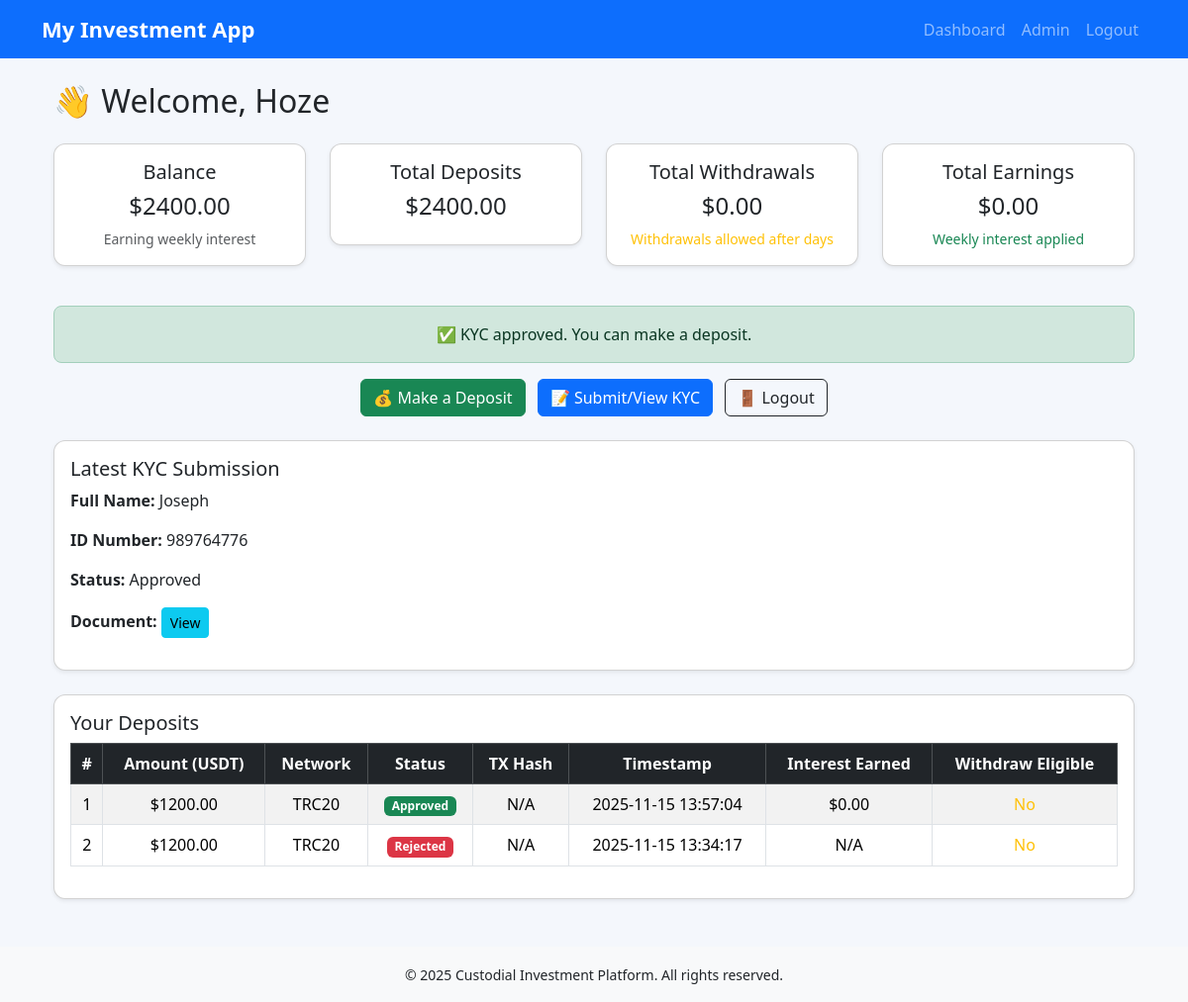
The page /dashboard (signed in) on the database its author committed.
### src/app/models.py (models this page shows, shortened)
class User(db.Model, UserMixin):
    __tablename__ = 'user'
    id = db.Column(db.Integer, primary_key=True)
    username = db.Column(db.String(100), unique=True, nullable=False)
    email = db.Column(db.String(120), unique=True, nullable=False)
    password = db.Column(db.String(200), nullable=False)
    balance = db.Column(db.Float, default=0.0)
    total_deposits = db.Column(db.Float, default=0.0)
    total_withdrawals = db.Column(db.Float, default=0.0)
    total_earnings = db.Column(db.Float, default=0.0)
    kyc_status = db.Column(db.String(20), default='pending')
    is_admin = db.Column(db.Boolean, default=False)
    kycs = db.relationship('KYCLog', backref='user', lazy=True)
    deposits = db.relationship('Deposit', backref='user', lazy=True)

class KYCLog(db.Model):
    __tablename__ = 'kyc_log'
    id = db.Column(db.Integer, primary_key=True)
    user_id = db.Column(db.Integer, db.ForeignKey('user.id'), nullable=False)
    full_name = db.Column(db.String(200), nullable=False)
    id_number = db.Column(db.String(100), nullable=False)
    document_path = db.Column(db.String(300))
    status = db.Column(db.String(20), default='pending')  # pending, approved, rejected
    timestamp = db.Column(db.DateTime, default=datetime.utcnow)

class Deposit(db.Model):
    __tablename__ = 'deposit'
    id = db.Column(db.Integer, primary_key=True)
    user_id = db.Column(db.Integer, db.ForeignKey('user.id'), nullable=False)
    amount = db.Column(db.Float, nullable=False)
    network = db.Column(db.String(50), default='TRC20')
    tx_hash = db.Column(db.String(200), nullable=True)
    status = db.Column(db.String(20), default='pending')
    timestamp = db.Column(db.DateTime, default=datetime.utcnow)

### src/app/routes.py (the view)
@main.route('/dashboard')
@login_required
def dashboard():
    latest_kyc = KYCLog.query.filter_by(user_id=current_user.id) \
                             .order_by(KYCLog.id.desc()).first()
    deposits = Deposit.query.filter_by(user_id=current_user.id) \
                            .order_by(Deposit.timestamp.desc()).all()
    now = datetime.utcnow()
    deposit_info = []
    total_earnings = 0
    for dep in deposits:
        if dep.status == "approved":
            weeks_elapsed = (now - dep.timestamp).days / 7
            interest = dep.amount * ((1 + WEEKLY_INTEREST_RATE) ** weeks_elapsed - 1) if weeks_elapsed > 0 else 0
            total_earnings += interest
            eligible_withdrawal = (now - dep.timestamp).days >= MIN_INVEST_DAYS
        else:
            interest = 0
            eligible_withdrawal = False
        deposit_info.append({
            "deposit": dep,
            "interest": interest,
            "eligible_withdrawal": eligible_withdrawal
        })
    current_user.total_earnings = total_earnings
    db.session.commit()
    return render_template("dashboard.html",
                           user=current_user,
                           latest_kyc=latest_kyc,
                           deposit_info=deposit_info)

### src/app/models.py (called while the page is built)
@login_manager.user_loader
def load_user(user_id):
    return User.query.get(int(user_id))

### src/app/templates/dashboard.html (shortened to what this page needs)
{% extends "layout.html" %}
{% block content %}
<div class="container mt-4">
  <h2 class="mb-4">👋 Welcome, {{ user.username }}</h2>
  <div class="row text-center mb-4">
    <div class="col-md-3 mb-3">
      <div class="card shadow-sm p-3">
        <h5>Balance</h5>
        <p class="h4">${{ "%.2f"|format(user.balance) }}</p>
        <small class="text-muted">Earning weekly interest</small>
      </div>
    </div>
    <div class="col-md-3 mb-3">
      <div class="card shadow-sm p-3">
        <h5>Total Deposits</h5>
        <p class="h4">${{ "%.2f"|format(user.total_deposits) }}</p>
      </div>
    </div>
    <div class="col-md-3 mb-3">
      <div class="card shadow-sm p-3">
        <h5>Total Withdrawals</h5>
        <p class="h4">${{ "%.2f"|format(user.total_withdrawals) }}</p>
        {% if deposit_info %}
          {% set eligible = deposit_info|selectattr("eligible_withdrawal")|list %}
          {% if eligible %}
            <small class="text-success">Eligible for withdrawal</small>
          {% else %}
            <small class="text-warning">Withdrawals allowed after {{ MIN_INVEST_DAYS }} days</small>
          {% endif %}
        {% endif %}
      </div>
    </div>
    <div class="col-md-3 mb-3">
      <div class="card shadow-sm p-3">
        <h5>Total Earnings</h5>
        <p class="h4">${{ "%.2f"|format(user.total_earnings) }}</p>
        <small class="text-success">Weekly interest applied</small>
      </div>
    </div>
  </div>
  <div class="mb-4 text-center">
    {% if latest_kyc %}
      {% if latest_kyc.status == 'approved' %}
        <div class="alert alert-success">✅ KYC approved. You can make a deposit.</div>
        <a class="btn btn-success me-2" href="{{ url_for('main.deposit') }}">💰 Make a Deposit</a>
      {% elif latest_kyc.status == 'pending' %}
        <div class="alert alert-warning">⏳ KYC pending approval. Deposits are disabled.</div>
        <button class="btn btn-secondary me-2" disabled>💰 Make a Deposit</button>
      {% else %}
        <div class="alert alert-danger">❌ KYC rejected. Please resubmit.</div>
        <button class="btn btn-secondary me-2" disabled>💰 Make a Deposit</button>
      {% endif %}
    {% else %}
      <div class="alert alert-danger">⚠️ You have not submitted KYC yet.</div>
      <button class="btn btn-secondary me-2" disabled>💰 Make a Deposit</button>
    {% endif %}
    <a class="btn btn-primary me-2" href="{{ url_for('main.kyc') }}">📝 Submit/View KYC</a>
    <a class="btn btn-outline-dark" href="{{ url_for('main.logout') }}">🚪 Logout</a>
  </div>
  {% if latest_kyc %}
  <div class="card mb-4 shadow-sm p-3">
    <h5>Latest KYC Submission</h5>
    <p><strong>Full Name:</strong> {{ latest_kyc.full_name }}</p>
    <p><strong>ID Number:</strong> {{ latest_kyc.id_number }}</p>
    <p><strong>Status:</strong> {{ latest_kyc.status|capitalize }}</p>
    <p><strong>Document:</strong>
      <a href="{{ url_for('static', filename='uploads/' ~ latest_kyc.document_path.split('/')[-1]) }}" target="_blank" class="btn btn-sm btn-info">View</a>
    </p>
  </div>
  {% endif %}
  {% if deposit_info %}
  <div class="card shadow-sm p-3 mb-4">
    <h5>Your Deposits</h5>
    <div class="table-responsive">
      <table class="table table-striped table-bordered align-middle text-center">
        <thead class="table-dark">
          <tr>
            <th>#</th>
            <th>Amount (USDT)</th>
            <th>Network</th>
            <th>Status</th>
            <th>TX Hash</th>
            <th>Timestamp</th>
            <th>Interest Earned</th>
            <th>Withdraw Eligible</th>
          </tr>
        </thead>
        <tbody>
          {% for item in deposit_info %}
          <tr>
            <td>{{ loop.index }}</td>
            <td>${{ "%.2f"|format(item.deposit.amount) }}</td>
            <td>{{ item.deposit.network }}</td>
            <td>
              {% if item.deposit.status == 'pending' %}
                <span class="badge bg-warning text-dark">{{ item.deposit.status|capitalize }}</span>
              {% elif item.deposit.status == 'approved' %}
                <span class="badge bg-success">{{ item.deposit.status|capitalize }}</span>
              {% elif item.deposit.status == 'rejected' %}
                <span class="badge bg-danger">{{ item.deposit.status|capitalize }}</span>
              {% else %}
                {{ item.deposit.status|capitalize }}
              {% endif %}
            </td>
            <td>
              {% if item.deposit.tx_hash %}
                <a href="#" target="_blank">{{ item.deposit.tx_hash[:10] }}...</a>
              {% else %}
                N/A
              {% endif %}
            </td>
            <td>{{ item.deposit.timestamp.strftime("%Y-%m-%d %H:%M:%S") }}</td>
            <td>
              {% if item.deposit.status == 'approved' %}
                ${{ "%.2f"|format(item.interest) }}
              {% else %}
                N/A
              {% endif %}
            </td>
            <td>
              {% if item.eligible_withdrawal %}
                <span class="text-success">Yes</span>
              {% else %}
                <span class="text-warning">No</span>
              {% endif %}
            </td>
          </tr>
          {% endfor %}
        </tbody>
      </table>
    </div>
  </div>
  {% endif %}
</div>
{% endblock %}

### src/app/templates/layout.html (shortened to what this page needs)
<!DOCTYPE html>
<html lang="en">
<head>
  <link href="https://cdn.jsdelivr.net/npm/bootstrap@5.3.2/dist/css/bootstrap.min.css" rel="stylesheet">
</head>
<body>
<nav class="navbar navbar-expand-lg navbar-dark bg-primary">
  <div class="container">
    <a class="navbar-brand" href="{{ url_for('main.dashboard') }}">My Investment App</a>
    <div class="collapse navbar-collapse" id="navbarNav">
      <ul class="navbar-nav ms-auto">
        {% if current_user.is_authenticated %}
          <li class="nav-item"><a class="nav-link" href="{{ url_for('main.dashboard') }}">Dashboard</a></li>
          {% if current_user.is_admin %}
            <li class="nav-item"><a class="nav-link" href="{{ url_for('main.admin_dashboard') }}">Admin</a></li>
          {% endif %}
          <li class="nav-item"><a class="nav-link" href="{{ url_for('main.logout') }}">Logout</a></li>
        {% else %}
          <li class="nav-item"><a class="nav-link" href="{{ url_for('main.login') }}">Login</a></li>
          <li class="nav-item"><a class="nav-link" href="{{ url_for('main.register') }}">Register</a></li>
        {% endif %}
      </ul>
    </div>
  </div>
</nav>
<div class="container mt-4 mb-5">
  {% block content %}{% endblock %}
</div>
<footer class="bg-light text-center py-3 mt-auto">
  <div class="container">
    <small>&copy; {{ current_year or 2025 }} Custodial Investment Platform. All rights reserved.</small>
  </div>
</footer>
</body>
</html>

### src/app/templates/layout.html (style rules this page uses)
body { background: #f4f7fc; min-height: 100vh; }
.navbar-brand { font-weight: bold; font-size: 22px; }
.card { border-radius: 12px; box-shadow: 0 0 10px rgba(0,0,0,0.07); }
.btn-primary, .btn-success { min-width: 120px; }
.alert { border-radius: 8px; }

### rows shown on the page
User: username "Hoze", balance "2400.00", total_deposits "2400.00", total_withdrawals "0.00", total_earnings "0.00"
KYCLog: full_name "Joseph", id_number "989764776", status "Approved"
Deposit: deposit.amount "1200.00", deposit.network "TRC20", deposit.status "Approved", deposit.timestamp "2025-11-15 13:57:04"
Deposit: deposit.amount "1200.00", deposit.network "TRC20", deposit.status "Rejected", deposit.timestamp "2025-11-15 13:34:17"

### other values the page prints
{{ "%.2f"|format(item.interest) }} "0.00"
{{ current_year or 2025 }} "2025"
